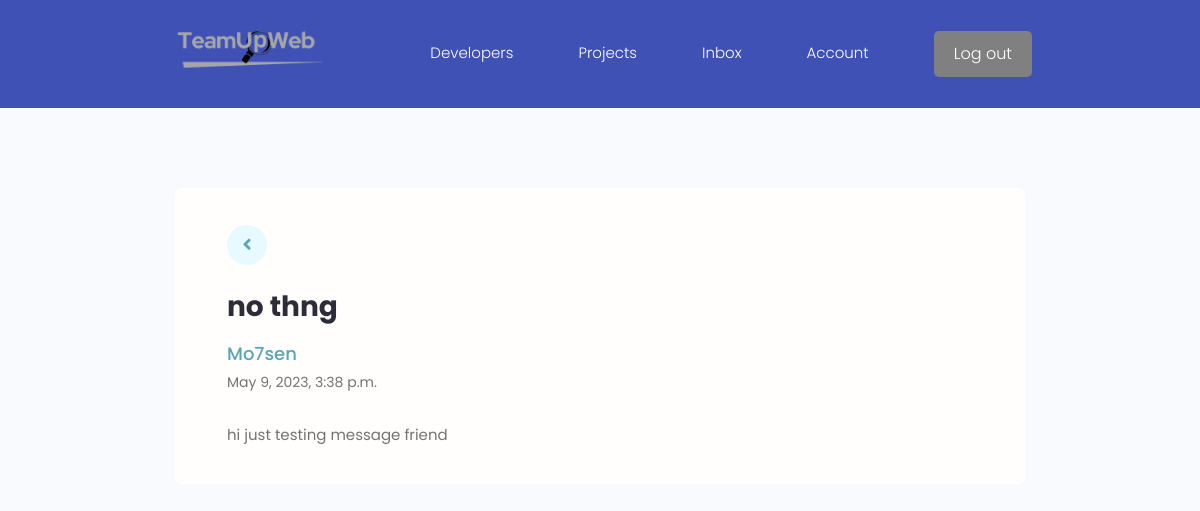
The app's page /message/b8d158be-cedf-45bf-aeaf-72d820ab571a/ (signed in) with its own data.
### users/models.py (models this page shows, shortened)
class Message(models.Model):
    sender = models.ForeignKey(Profile, on_delete=models.SET_NULL, null=True , blank=True)
    recipient = models.ForeignKey(Profile, on_delete=models.SET_NULL, null=True , blank=True,related_name="messages")
    name = models.CharField(max_length=200,null=True,blank=True)
    email = models.EmailField(max_length=200,null=True,blank=True)
    subject = models.CharField(max_length=200,null=True,blank=True)
    body = models.TextField()
    is_read = models.BooleanField(default=False,null=True)
    created = models.DateTimeField(auto_now_add=True)
    id = models.UUIDField(default=uuid.uuid4, unique = True,
                          primary_key=True,editable=False)
    class Meta:
        ordering = ['is_read' , '-created']

### users/views.py (the view)
# urls.py: path('message/<str:pk>/',views.viewMessage , name = 'message'),
@login_required(login_url='login')
def viewMessage(request, pk):
   profile = request.user.profile
   message = profile.messages.get(id=pk)
   if message.is_read == False:
      message.is_read = True
      message.save()
   context = {'message' : message }
   return render(request,'users/message.html', context)

### users/templates/users/message.html
{% extends 'main.html' %}
{% block content %}
<main class="messagePage my-xl">
    <div class="content-box">
      <div class="message">
        <a class="backButton" href="{% url 'inbox' %}"><i class="fas fa-angle-left"></i></a>
        <h2 class="message__subject">{{message.subject}}</h4>
          <a href="{% url 'user-profile' message.sender.id %}" class="message__author">{{message.name}}</a>
          <p class="message__date">{{message.created}}</p>
          <div class="message__body">{{message.body|linebreaksbr}}</div>
      </div>
    </div>
  </main>
  {% endblock %}

### static/styles/app.css (style rules this page uses)
:root { --color-sub: #2d2d39; }
.content-box { width: 95%; max-width: 85rem; margin: 0 auto; }
.message { padding: 2.5rem 0; }
.message > a { display: flex; gap: 1rem; }
.message__author, .message__date { flex-basis: 25%; }
.message__subject { flex-basis: 50%; }
.message__date { text-align: right; }
.messagePage .message { list-style: none; background: var(--color-white); padding: 3.5rem 5rem; border: 2px solid var(--color-light); border-radius: 0.7rem; }
.messagePage .message__subject { font-size: 2.8rem; color: var(--color-sub); margin-bottom: 1rem; margin-top: 2rem; }
.messagePage .message__author { font-size: 1.8rem; font-weight: 500; }
.messagePage .message__date { font-size: 1.4rem; font-weight: 400; text-align: left; margin-bottom: 3rem; }
.backButton { background: var(--color-main-light); color: var(--color-main); width: 4rem; height: 4rem; display: flex; align-items: center; justify-content: center; border-radius: 50%; }
.backButton i { font-size: 1.8rem; }
:root { --color-primary: #3f51b5; --color-light: #ffffff; }

### static/uikit/styles/modules/_variables.css (style rules this page uses)
:root { --color-main: #5aa5b9; --color-main-light: #e6faff; --color-sub: #3f4156; --color-sub-light: #51546e; --color-sub-lighter: #ededfd; --color-text: #737373; --color-gray: #8b8b8b; --color-light: #e5e7eb; --color-light-gray: #767676; --color-bg: #f8fafd; --color-white: #fffefd; --color-white-light: #f3f3f3; --color-success: #359e64; --color-success-bg: #def8e8; --color-error: #fc4b0b; --color-error-bg: #fff2ee; --font-base: 'Poppins', arial, helvetica, 'Segoe UI', roboto, ubuntu, sans-serif; --font-monospace: 'Fira Code', 'Courier New', courier, monospace; --font-regular: 300; --font-medium: 500; --font-bold: 700; --generic-shadow: 1px 1px 5px #00000010; --generic-transition: all 0.3s ease-in-out; }

### static/uikit/styles/modules/_base.css (style rules this page uses)
* { margin: 0; padding: 0; box-sizing: border-box; text-rendering: optimizeLegibility; color: inherit; font-size: inherit; }
html { font-size: 50%; }
@media only screen and (min-width: 480px) { html { font-size: 56.25%; } }
@media only screen and (min-width: 1200px) { html { font-size: 62.5%; } }
body { line-height: 1.6; font-weight: 400; font-size: 1.5rem; color: var(--color-text); background-color: var(--color-bg); min-height: 100vh; }

### static/uikit/styles/modules/_typography.css (style rules this page uses)
* { font-family: var(--font-base); }
h2 { font-size: 3.6rem; font-weight: var(--font-bold); }
p, span, strong { font-size: 1.6rem; color: var(--color-text); font-weight: var(--font-regular); }
a { padding-bottom: 2px; text-decoration: none; display: inline-block; color: var(--color-main); font-weight: var(--font-medium); }

### static/uikit/styles/modules/_utilities.css (style rules this page uses)
.my-xl { margin: 8rem auto; }

### records on screen
Message: subject "no thng", name "Mo7sen", created "May 9, 2023, 3:38 p.m.", body "hi just testing message friend"
